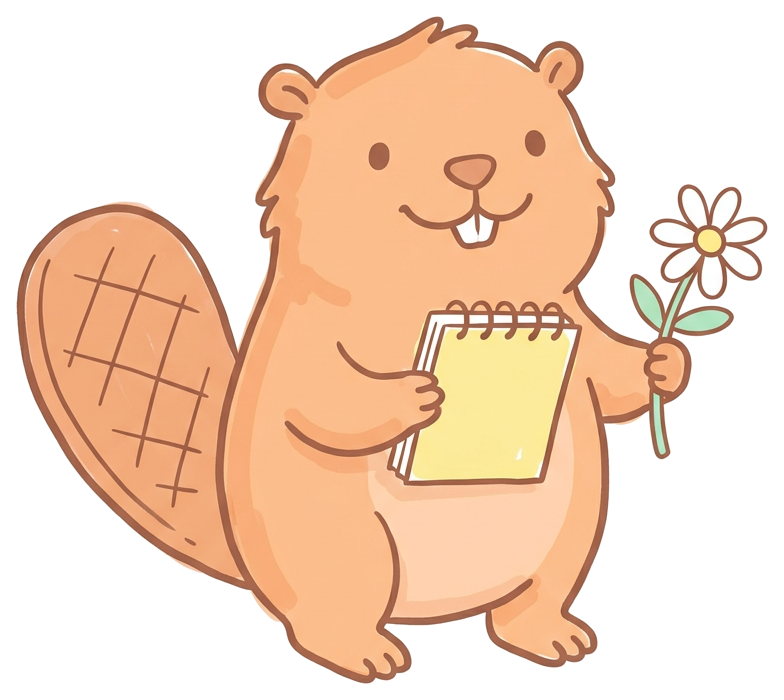
#> input picture docs/design-assets/riverbay/cutouts/characters/beaver.png, 784 x 700 px; its folder holds 4 pictures in this run
$ python build_art_refs.py
#> lines starting #> are read from the running program, lines starting #| are printed output that depends on the picture
"""Build the reference images for the art prompts, into the flat art/ folder.

    python -I tools/build_art_refs.py

Outputs (all derived from canonical Riverbay files, deterministic, no AI):
  ref-style-banner.png       STYLE reference: copy of riverbay/source/banner-riverbank.png
  ref-identity-characters.png IDENTITY reference: the four current characters, labelled
  ref-palette.png            brand palette swatches with hex codes
  ref-placement-hanging.png  where the hanging beaver's paws must be, relative to a photo frame
  ref-placement-peeking.png  how the peeking squirrel sits on a frame edge
  ref-placement-peeking-side.png  how the beaver peeks out sideways from behind the logo
  ref-placement-tail.png     how the hanging squirrel holds a frame corner with its tail
  ref-placement-vine.png     how the edge vine climbs the page edge beside a photo
  ref-river-path.png         the S/C path of the background river
"""
from __future__ import annotations

import math
import shutil
from pathlib import Path

from PIL import Image, ImageDraw, ImageFont

ROOT = Path(__file__).resolve().parents[1]
RIVERBAY = ROOT.parents[1] / "design-assets" / "riverbay"
OUT = ROOT / "art"
FONT = ROOT / "assets/fonts/static/nunito-800-latin.woff2"

INK = (43, 54, 49)
MUTED = (91, 104, 98)
PAPER = (251, 247, 238)
LINE = (190, 185, 172)
ACCENT = (161, 57, 44)


def font(size: int) -> ImageFont.FreeTypeFont:
    try:
        return ImageFont.truetype(str(FONT), size)
    except OSError:
        return ImageFont.load_default()


def identity_sheet() -> None:
    names = [("beaver", "Beaver: peach-brown, crosshatched paddle tail, two front teeth"),
             ("squirrel", "Squirrel: orange-brown, cream belly, big curled tail"),
             ("bear", "Bear: butter-yellow, mint belly, round ears"),
             ("rabbit", "Rabbit: cream, pink inner ears, one ear gently bent")]
    w, h = 2000, 760
    sheet = Image.new("RGB", (w, h), (255, 255, 255))
#> sheet: PIL image 2000x760 RGB; every value is 255
    d = ImageDraw.Draw(sheet)
    d.text((40, 24), "IDENTITY ONLY: who each character is. Do NOT copy this thicker crayon style; follow ref-style-banner.png.", fill=ACCENT, font=font(30))
    for i, (n, label) in enumerate(names):
        art = Image.open(RIVERBAY / f"cutouts/characters/{n}.png").convert("RGBA")
#> art is the input picture: PIL image 784x700 RGBA; mean R, G, B, A 244, 213.9, 190.7, 134
        art.thumbnail((440, 520))
#> art: PIL image 440x393 RGBA
        x = 40 + i * 490
        sheet.paste(art, (x + (440 - art.width) // 2, 90 + (520 - art.height)), art)
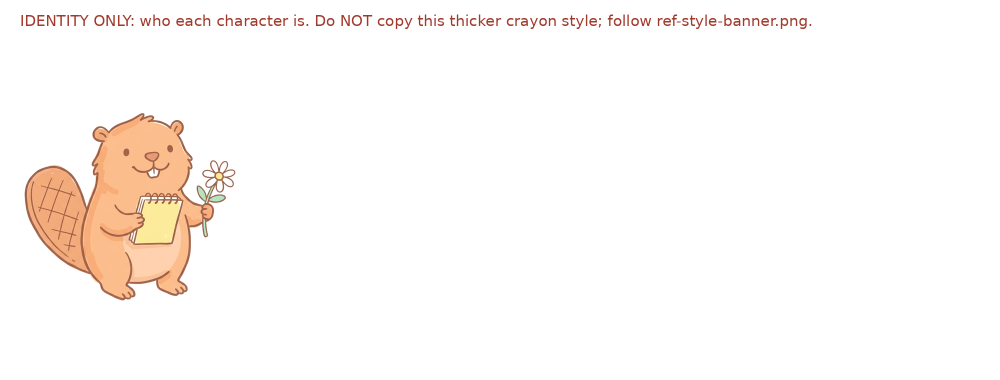
#> sheet: PIL image 2000x760 RGB (shown at 1/2 size); mean R, G, B 253.2, 249.1, 246.4
        words, line, lines = label.split(), "", []
        for word in words:
            if len(line) + len(word) > 26:
                lines.append(line)
                line = ""
            line += word + " "
        lines.append(line)
        for j, t in enumerate(lines):
            d.text((x, 630 + j * 34), t.strip(), fill=INK, font=font(26))
    sheet.save(OUT / "ref-identity-characters.png", optimize=True)


# [19 lines left out: functions palette, frame, not called in this run]


LEAF = (120, 160, 120)
RIVER = (150, 196, 222)


# [144 lines left out: functions willow_strand, bezier, placement_hanging, placement_tail, placement_peeking, placement_peeking_side and 2 more, not called in this run]


def main() -> None:
    OUT.mkdir(parents=True, exist_ok=True)
    shutil.copyfile(RIVERBAY / "source/banner-riverbank.png", OUT / "ref-style-banner.png")
    identity_sheet()
    palette()
    placement_hanging()
    placement_tail()
    placement_peeking()
    placement_peeking_side()
    placement_vine()
    river_path()
    print("refs written to", OUT)


if __name__ == "__main__":
#> (the run stopped early here; a loop or call above may not have finished)
